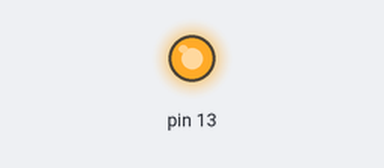
Simulated run of this sketch. Board: Arduino Uno, built with avr-gcc and run on an emulated ATmega328P. Parts: output pins drawn as LEDs (lit = HIGH). No radio packets arrive unless stated; what the sketch prints to the serial monitor is not drawn.

Above: at 0.03 s.
At 2.5 s:
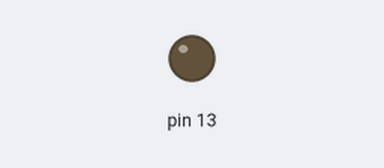
Timing chart, 0 to 6.6 s (numbered marks = the images above):
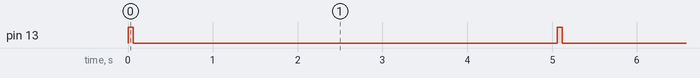

Measured:
- by itself, pin 13: alternates HIGH for 0.06 s and LOW for 5.0 s

The sketch:

_433mhz_transmitter.ino
```cpp
#include <VirtualWire.h>

#define transmit_pin 3
char msg[1];


void setup()
{
    pinMode(13,OUTPUT);
    Serial.begin(9600);	  // Debugging only
    Serial.println("setup");
    vw_set_tx_pin(transmit_pin);
    vw_setup(2000);	 // Bits per sec
    msg[0] = '1';
}

void loop()
{


    digitalWrite(13, true); // Flash a light to show transmitting
    vw_send((uint8_t *)msg, strlen(msg));
    vw_wait_tx(); // Wait until the whole message is gone
    digitalWrite(13, false);
    delay(5000);
    if (msg[0] == '1'){
      msg[0] = '0';
    }
    else{
      msg[0] = '1';
    }
}
```
